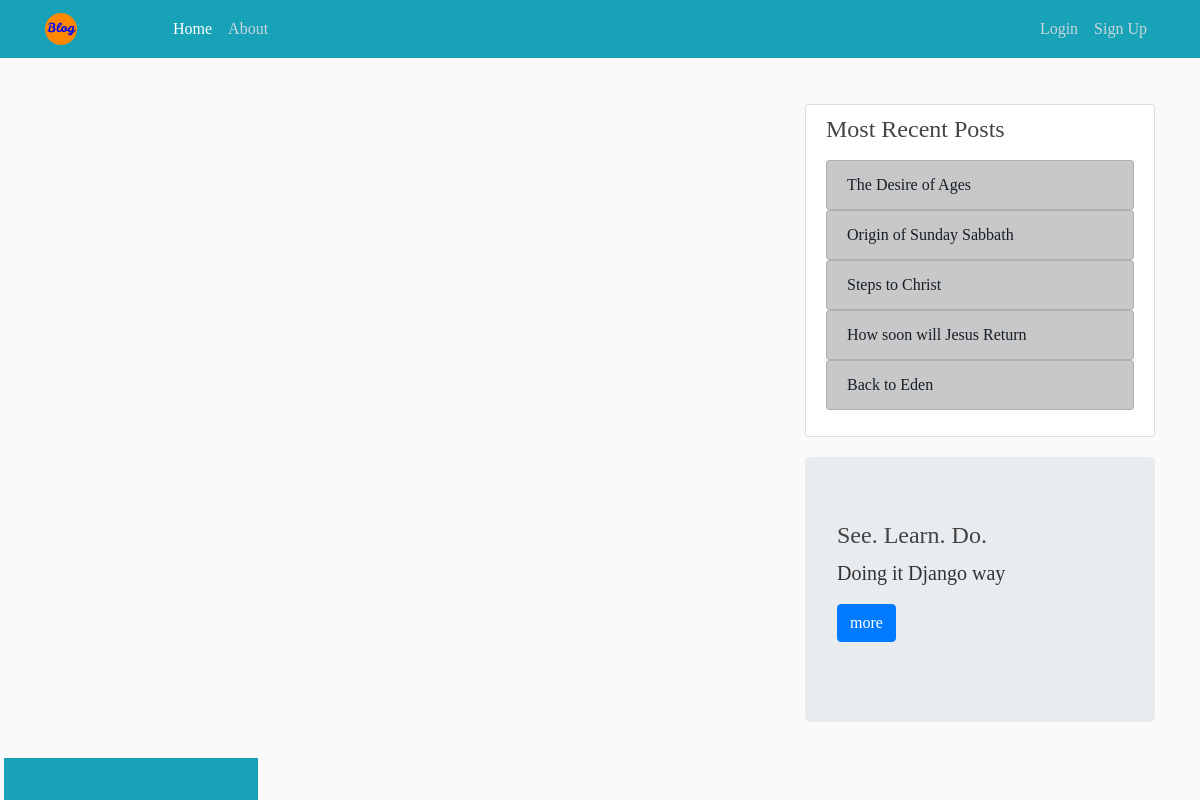
Screenshot of /trend/ with the database file from the repository.
### blog/models.py (models this page shows, shortened)
class Post(models.Model):
    objects = None
    title = models.CharField(max_length=80)
    content = models.TextField()
    date_posted = models.DateTimeField(default=timezone.now)
    author = models.ForeignKey(User, on_delete=models.CASCADE)

### blog/views.py (the view)
# urls.py: path('trend/', views.most_recent_posts, name='post-detail'),
def most_recent_posts(request):
    recent = Post.objects.order_by('-date_posted')[:5]
    data = {'posts': recent}
    return render(request, 'blog/base.html', data)

### blog/templates/blog/base.html (shortened to what this page needs)
﻿<!DOCTYPE html>
{% load static %}
<html>
  <head>
      <link rel="stylesheet" href="https://stackpath.bootstrapcdn.com/bootstrap/4.3.1/css/bootstrap.min.css">
      <link rel="stylesheet" href="https://use.fontawesome.com/releases/v5.12.1/css/all.css">
      <link rel="stylesheet" type="text/css" href="{% static 'blog/style.css' %}">
  </head>
  <body>
    <header class="site-header">
      <nav class="navbar navbar-expand-md navbar-dark bg-info fixed-top">
        <div class="container">
          <a class="navbar-brand mr-4" href="{% url 'blog-home' %}">
            <img class="article-img rounded-circle" src="{% static 'logo.png' %}" alt="Logo">
          <div class="collapse navbar-collapse" id="navbarToggle">
            <div class="navbar-nav mr-auto">
              <a class="nav-item nav-link active" href="{% url 'blog-home' %}">Home</a>
              <a class="nav-item nav-link" href="{% url 'blog-about' %}">About</a>
            </div>
            <div class="navbar-nav">
              {% if user.is_authenticated %}
                <a class="nav-item nav-link" href="{% url 'post-create' %}">New Post</a>
                <a class="nav-item nav-link" href="{% url 'profile' %}">Profile</a>
                <a class="nav-item nav-link" href="{% url 'logout' %}">Logout</a>
              {% else %}
                <a class="nav-item nav-link" href="{% url 'login' %}">Login</a>
                <a class="nav-item nav-link " href="{% url 'register' %}">Sign Up</a>
              {% endif %}
            </div>
          </div>
        </div>
      </nav>
    </header>
    <main role="main" class="container">
      <div class="row">
        <div class="col-md-8">
        </div>
        <div class="col-md-4">
          <div class="content-section">
            <h4>Most Recent Posts</h4>
            <p>
              {% for topic in posts %}
              <ul class="list-group">
              <a class="list-group-item list-group-item-dark" href="{% url 'post-detail' topic.id %}">{{topic.title}}</a>
              </ul>
              {% endfor %}
            </p>
          </div>
          <div class="jumbotron">
            <h4 class="">See. Learn. Do. </h4>
            <p class="lead">Doing it Django way</p>
            <p class="lead">
              <a class="btn btn-primary btn-md" href="https://docs.djangoproject.com/en/3.0/" target=_blank role ="button">more</a>
            </p>
          </div>
        </div>
      </div>
    </main>
    <footer class="m-1 pt-5 pb-4 text-center text-small text-dark bg-info">
    </footer>
  </body>
</html>

### blog/static/blog/style.css (style rules this page uses)
body { background: #fafafa; color: #333333; margin-top: 5rem; font-family: initial; }
h1, h2, h3, h4, h6 { color: #444444; }
ul { margin: 0; }
.site-header .navbar-nav .nav-link { color: #cbd5db; }
.site-header .navbar-nav .nav-link.active { font-weight: 500; }
.content-section { background: #ffffff; padding: 10px 20px; border: 1px solid #dddddd; border-radius: 3px; margin-bottom: 20px; }
.article-img { height: 32px; width: 32px; margin-right: 16px; }
footer { background-color: #26272c; position: fixed !important; }

### rows the page displays
Post: title "The Desire of Ages"
Post: title "Origin of Sunday Sabbath"
Post: title "Steps to Christ"
Post: title "How soon will Jesus Return"
Post: title "Back to Eden"
